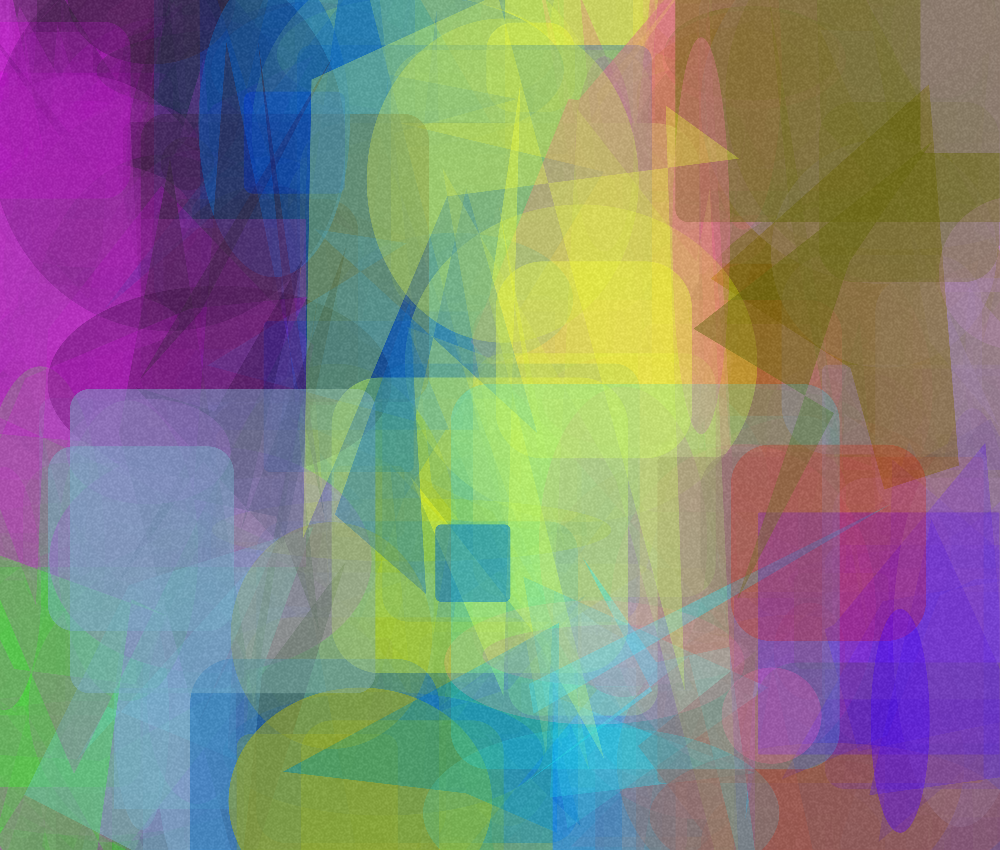
Frame 1 (no input)
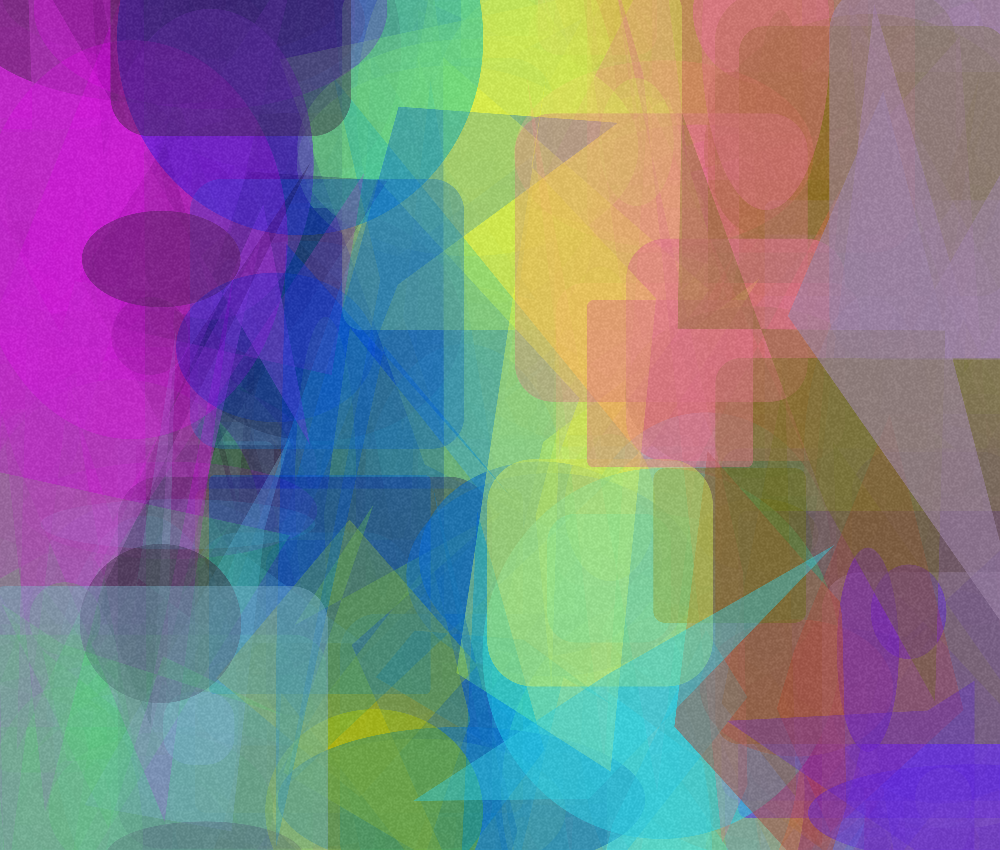
Frame 2 (the mouse pressed at the canvas centre, redrawn once)

The p5.js sketch that drew these frames (run headless with seeded random() and noise() and a simulated clock; the mouse was pressed at the canvas centre and the sketch redrawn once):

// p5.js sketch
// ── sketch.js
let c = 0;
let rect_dims, n_patches, rect_locations_top, rect_locations_bottom, m, colors, colors2;

function setup() {
  createCanvas(1000, 850);
  background(255);
  noStroke();
  rectMode(CENTER);
  pixelDensity(4);
  rect_dims = [50, 400];
  n_patches = 7;
  rect_locations_top = [];
  rect_locations_bottom = [];
  m = 20;

  // Generate random colors
  colors = [];
  colors2 = [];
  for (let i = 0; i < n_patches; i++) {
    colors.push([random(255), random(255), random(255)]);
    colors2.push([random(255), random(255), random(255)]);
  }

  // Generate rectangle locations
  for (let i = 0; i < n_patches; i++) {
    rect_locations_top.push([
      [
        random((width / n_patches) * i - m, (width / n_patches) * i + m),
        random((width / n_patches) * (i + 1) + m, (width / n_patches) * (i + 1) + 100),
      ],
      [random(-m, m), random(height - m, height + m)],
    ]);
    rect_locations_bottom.push([
      [
        random((width / n_patches) * i - m, (width / n_patches) * i + m),
        random((width / n_patches) * (i + 1) - m, (width / n_patches) * (i + 1) + m),
      ],
      [
        random(height / 2 + 50, height / 2 + 100),
        random(height - m, height + m),
      ],
    ]);
  }
}

function draw() {
  for (let j = 0; j < 700; j++) {
    for (let k = 0; k < n_patches; k++) {
      draw_dynamic_shape(
        colors[k % colors.length],
        rect_locations_top[k][0],
        rect_locations_top[k][1]
      );
      if (random() < 0.75) {
        draw_dynamic_shape(
          colors2[k % colors.length],
          rect_locations_bottom[k][0],
          rect_locations_bottom[k][1]
        );
      }
    }
  }

  // Noise layer on top
  let w = 1; // Size of each rectangle in the noise layer
  for (let i = 0; i < width; i += w) {
    for (let j = 0; j < height; j += w) {
      let n = random();
      if (n > 0.6) {
        fill(255, 255, 255, 15); // Light blur effect
      } else {
        fill(0, 0, 0, 15); // Dark blur effect
      }
      rect(i, j, w, w); // Draw the noise rectangle
    }
  }

  noLoop();
}

function draw_dynamic_shape(color, x, y) {
  let r = random();
  if (r < 0.3) {
    blendMode(HARD_LIGHT);
  } else {
    blendMode(BLEND);
  }

  fill(color[0], color[1], color[2], random(50, 150));

  // Randomize between shape types
  let shapeType = random([0, 1, 2]);
  if (shapeType === 0) {
    // Morphing rectangle to oval
    let rx = random(rect_dims[0], rect_dims[1]);
    let ry = lerp(rx, random(rect_dims[0], rect_dims[1]), sin(frameCount * 0.01));
    rect(random(x[0], x[1]), random(y[0], y[1]), rx, ry, random(0, 50));
  } else if (shapeType === 1) {
    // Irregular polygon
    let vertices = int(random(3, 8));
    beginShape();
    for (let i = 0; i < vertices; i++) {
      let angle = (TWO_PI / vertices) * i;
      let radius = random(rect_dims[0] / 2, rect_dims[1] / 2);
      let vx = random(x[0], x[1]) + cos(angle) * radius;
      let vy = random(y[0], y[1]) + sin(angle) * radius;
      vertex(vx, vy);
    }
    endShape(CLOSE);
  } else {
    // Circle
    ellipse(
      random(x[0], x[1]),
      random(y[0], y[1]),
      random(rect_dims[0], rect_dims[1]),
      random(rect_dims[0], rect_dims[1])
    );
  }
}
